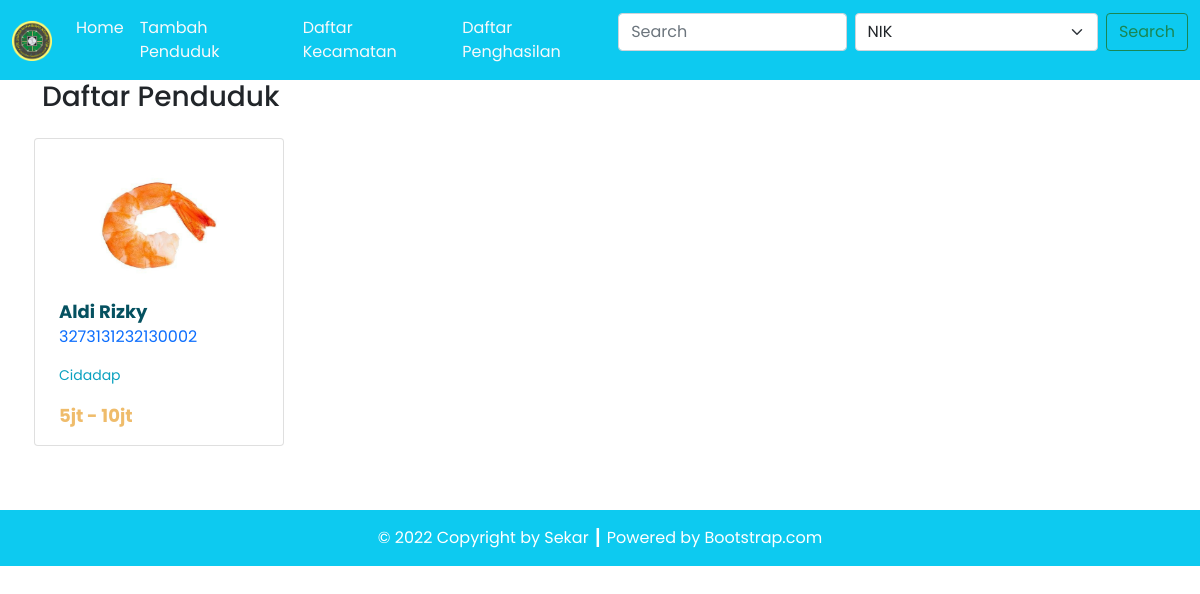
Screenshot of /tp_php_dpbo/index.php with the database file from the repository.
### tables this page shows
CREATE TABLE `penduduk` (
  `id_penduduk` int(11) NOT NULL,
  `nama_penduduk` varchar(255) NOT NULL,
  `nik_penduduk` varchar(255) NOT NULL,
  `foto_penduduk` varchar(255) DEFAULT NULL,
  `id_kecamatan` int(11) DEFAULT NULL,
  `id_penghasilan` int(11) DEFAULT NULL
);

CREATE TABLE `kecamatan` (
  `id_kecamatan` int(11) NOT NULL,
  `nama_kecamatan` varchar(255) NOT NULL
);

CREATE TABLE `penghasilan` (
  `id_penghasilan` int(11) NOT NULL,
  `jumlah_penghasilan` varchar(255) NOT NULL
);

### tp_php_dpbo/config/db.php (called while the page is built)
<?php
$DB_HOST = "localhost";
$DB_USERNAME = "root";
$DB_PASSWORD = "";
$DB_NAME = "db_data_masyarakat";

### tp_php_dpbo/classes/DB.php (called while the page is built, shortened)
<?php
class DB
{
    private $hostname;
    private $username;
    private $password;
    private $dbname;
    private $conn;
    private $result;
    function __construct($hostname, $username, $password, $dbname)
    {
        $this->hostname = $hostname;
        $this->username = $username;
        $this->password = $password;
        $this->dbname = $dbname;
    }
    function open()
    {
        $this->conn = mysqli_connect($this->hostname, $this->username, $this->password, $this->dbname);
    }
    function execute($query, $params = array())
    {
        $stmt = $this->conn->prepare($query);
        $result = $stmt->execute();
        $this->result = $stmt->get_result();
    }
    function getResult()
    {
        return mysqli_fetch_array($this->result);
    }
}

### tp_php_dpbo/classes/Penduduk.php (called while the page is built, shortened)
<?php
class Penduduk extends DB
{
    function getPendudukJoin($keyword = '', $filter = '')
    {
        $query = "SELECT * FROM penduduk
                JOIN kecamatan ON penduduk.id_kecamatan=kecamatan.id_kecamatan
                JOIN penghasilan ON penduduk.id_penghasilan=penghasilan.id_penghasilan";
        $query .= " ORDER BY penduduk.id_penduduk";
        return $this->execute($query);
    }
}

### tp_php_dpbo/index.php (the view, shortened to what this page needs)
<?php
include('config/db.php');
include('classes/DB.php');
include('classes/Penghasilan.php');
include('classes/Penduduk.php');
$listPenduduk = new Penduduk($DB_HOST, $DB_USERNAME, $DB_PASSWORD, $DB_NAME);
$listPenduduk->open();
$listPenduduk->getPendudukJoin();
if (isset($_POST['btn-cari'])) {
    $keyword = $_POST['cari'];
    $filter = $_POST['filter'];
    $listPenduduk->getPendudukJoin($keyword, $filter);
} else {
    $listPenduduk->getPendudukJoin();
}
$data = null;
while ($row = $listPenduduk->getResult()) {
    $data .= '<div class="col gx-2 gy-3 justify-content-center">' .
        '<div class="card pt-4 px-2 penduduk-thumbnail">
        <a href="detail.php?id=' . $row['id_penduduk'] . '">
            <div class="row justify-content-center">
                <img src="assets/images/' . $row['foto_penduduk'] . '" class="card-img-top" alt="' . $row['foto_penduduk'] . '">
            </div>
            <div class="card-body">
                <p class="card-text penduduk-nama my-0">' . $row['nama_penduduk'] . '</p>
                <p class="card-text nik-penduduk">' . $row['nik_penduduk'] . '</p>
                <p class="card-text kecamatan">' . $row['nama_kecamatan'] . '</p>
                <p class="card-text penghasilan">' . $row['jumlah_penghasilan'] . '</p>
            </div>
        </a>
        </div>
    </div>';
}

### rows the page displays
penduduk: foto_penduduk (picture), nama_penduduk "Aldi Rizky", nik_penduduk "3273131232130002", id_kecamatan.nama_kecamatan "Cidadap", id_penghasilan.jumlah_penghasilan "5jt - 10jt"
